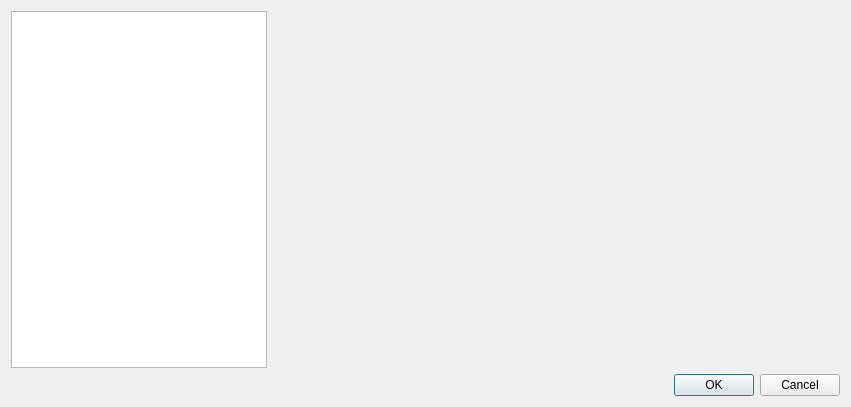
<?xml version="1.0" encoding="UTF-8"?>
<ui version="4.0">
 <class>Ripes::SettingsDialog</class>
 <widget class="QDialog" name="Ripes::SettingsDialog">
  <property name="geometry">
   <rect>
    <x>0</x>
    <y>0</y>
    <width>851</width>
    <height>407</height>
   </rect>
  </property>
  <property name="windowTitle">
   <string>Dialog</string>
  </property>
  <layout class="QGridLayout" name="gridLayout">
   <item row="1" column="0">
    <widget class="QDialogButtonBox" name="buttonBox">
     <property name="orientation">
      <enum>Qt::Horizontal</enum>
     </property>
     <property name="standardButtons">
      <set>QDialogButtonBox::Cancel|QDialogButtonBox::Ok</set>
     </property>
    </widget>
   </item>
   <item row="0" column="0">
    <layout class="QHBoxLayout" name="horizontalLayout" stretch="0,1">
     <item>
      <widget class="QListWidget" name="settingsList"/>
     </item>
     <item>
      <widget class="QStackedWidget" name="settingsPages"/>
     </item>
    </layout>
   </item>
  </layout>
 </widget>
 <resources/>
 <connections>
  <connection>
   <sender>buttonBox</sender>
   <signal>accepted()</signal>
   <receiver>Ripes::SettingsDialog</receiver>
   <slot>accept()</slot>
   <hints>
    <hint type="sourcelabel">
     <x>248</x>
     <y>254</y>
    </hint>
    <hint type="destinationlabel">
     <x>157</x>
     <y>274</y>
    </hint>
   </hints>
  </connection>
  <connection>
   <sender>buttonBox</sender>
   <signal>rejected()</signal>
   <receiver>Ripes::SettingsDialog</receiver>
   <slot>reject()</slot>
   <hints>
    <hint type="sourcelabel">
     <x>316</x>
     <y>260</y>
    </hint>
    <hint type="destinationlabel">
     <x>286</x>
     <y>274</y>
    </hint>
   </hints>
  </connection>
 </connections>
</ui>
